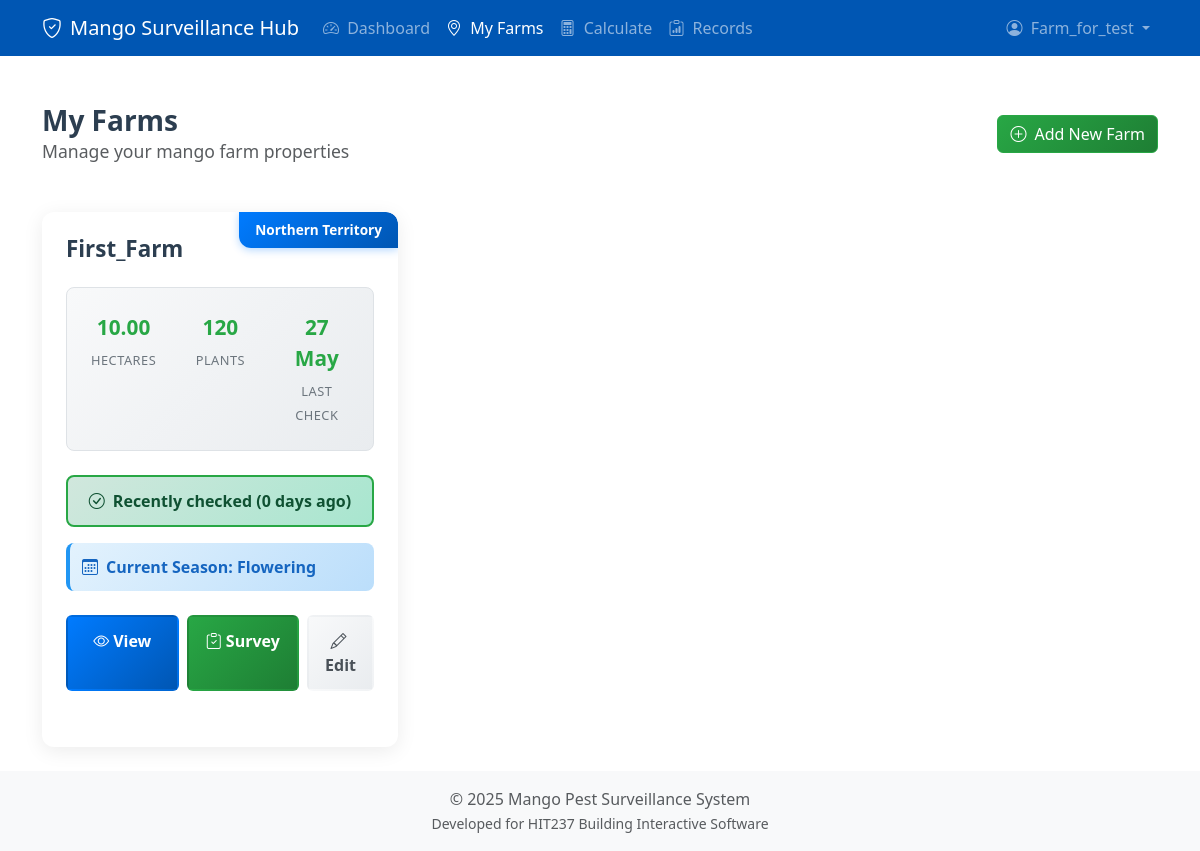
/myfarms/ (signed in), run on the app's committed database.
### core/models.py (models this page shows, shortened)
class Farm(models.Model):
    owner = models.ForeignKey(Grower, on_delete=models.CASCADE, related_name='farms', db_index=True)
    name = models.CharField(max_length=100, db_index=True)
    region = models.ForeignKey(Region, on_delete=models.SET_NULL, null=True, blank=True, related_name='farms')
    size_hectares = models.DecimalField(max_digits=10, decimal_places=2, null=True, blank=True)
    stocking_rate = models.IntegerField(null=True, blank=True)
    plant_type = models.ForeignKey(PlantType, on_delete=models.SET_NULL, null=True, blank=True, related_name='farms')
    geoscape_address_id = models.CharField(max_length=50, blank=True, null=True, unique=True, db_index=True)
    formatted_address = models.CharField(max_length=500, blank=True, null=True)
    boundary = models.JSONField(null=True, blank=True)
    class Meta:
        ordering = ['name']
        indexes = [
            models.Index(fields=['name']),
            models.Index(fields=['owner']),
            models.Index(fields=['plant_type']),
            models.Index(fields=['region']),
            models.Index(fields=['geoscape_address_id']),
        ]
    def total_plants(self):
        if self.size_hectares is None or self.stocking_rate is None:
            return None
        return int(float(self.size_hectares) * self.stocking_rate)
    def current_season(self):
        current_month = timezone.now().month
        season_map = {
            1: 'Wet', 2: 'Wet', 3: 'Wet',
            4: 'Flowering', 5: 'Flowering', 6: 'Flowering', 7: 'Flowering',
            8: 'Dry', 9: 'Dry', 10: 'Dry',
            11: 'Wet', 12: 'Wet'
        }
        return season_map.get(current_month, 'Unknown')
    def last_surveillance_date(self):
        latest = self.survey_sessions.filter(status='completed').order_by('-end_time').first()
        return latest.end_time if latest else None
    def days_since_last_surveillance(self):
        last_date = self.last_surveillance_date()
        if not last_date:
            return None
        if isinstance(last_date, datetime):
            last_date = last_date.date()
        today = timezone.now().date()
        return (today - last_date).days

class Region(models.Model):
    name = models.CharField(max_length=100, unique=True)
    climate_zone = models.CharField(max_length=50, blank=True, null=True)
    state_abbreviation = models.CharField(
        max_length=3,
        blank=True,
        null=True,
        help_text="State/Territory abbreviation (e.g., NT, QLD, WA)"
    )

class SurveySession(models.Model):
    farm = models.ForeignKey(Farm, on_delete=models.CASCADE, related_name='survey_sessions', db_index=True)
    surveyor = models.ForeignKey(User, on_delete=models.CASCADE, related_name='survey_sessions', db_index=True)
    start_time = models.DateTimeField(default=timezone.now, db_index=True)
    end_time = models.DateTimeField(null=True, blank=True)
    status = models.CharField(max_length=20, choices=SURVEY_STATUS_CHOICES, default='in_progress', db_index=True)
    target_plants_surveyed = models.PositiveIntegerField(null=True, blank=True)
    session_id = models.UUIDField(default=uuid.uuid4, editable=False, unique=True, db_index=True)
    objects = SurveySessionManager()
    class Meta:
        ordering = ['-start_time']
        verbose_name = "Survey Session"
        verbose_name_plural = "Survey Sessions"
        indexes = [
            models.Index(fields=['status']),
            models.Index(fields=['farm', 'status']),
            models.Index(fields=['surveyor', '-start_time']),
        ]

### core/views.py (the view)
# urls.py: path('myfarms/', views.home_view, name='myfarms'),
@login_required
def home_view(request):
    farms = get_user_farms(request.user)
    sorted_farms = sorted(farms, key=lambda f: (f.days_since_last_surveillance() is None, f.name))
    return render(request, 'core/home.html', {'farms': sorted_farms})

### core/services/farm_service.py (called while the page is built)
def get_user_farms(user: User) -> List[Farm]:
    try:
        grower = user.grower_profile
        return list(Farm.objects.filter(owner=grower).order_by('name'))
    except Grower.DoesNotExist:
        logger.warning(f"No grower profile found for user {user.username}")
        return []
    except Exception as e:
        logger.exception(f"Error retrieving farms for user {user.username}: {e}")
        return []

### core/templates/core/home.html (shortened to what this page needs)
{% extends 'core/base.html' %}
{% block content %}
<div class="d-flex justify-content-between align-items-center mb-4 page-header">
  <div>
    <h1 class="h3 mb-0">My Farms</h1>
    <p class="text-muted mb-0">Manage your mango farm properties</p>
  </div>
  <a href="{% url 'core:create_farm' %}" class="btn btn-success">
    <i class="bi bi-plus-circle me-2"></i>Add New Farm
  </a>
</div>
{% if farms %}
  <div class="row">
    {% for farm in farms %}
    <div class="col-lg-6 col-xl-4">
      <div class="card farm-card border-0">
        <div class="card-body">
          {% if farm.region.name %}
          <div class="region-badge">
            {{ farm.region.name }}
          </div>
          {% endif %}
          <h5 class="farm-card-title">{{ farm.name }}</h5>
          <div class="farm-stats">
            <div class="stat-item">
              <span class="stat-value">{{ farm.size_hectares|default:"?" }}</span>
              <span class="stat-label">Hectares</span>
            </div>
            <div class="stat-item">
              <span class="stat-value">{{ farm.total_plants|default:"?" }}</span>
              <span class="stat-label">Plants</span>
            </div>
            <div class="stat-item">
              {% with last_date=farm.last_surveillance_date %}
              <span class="stat-value">{{ last_date|date:"d M"|default:"Never" }}</span>
              <span class="stat-label">Last Check</span>
              {% endwith %}
            </div>
          </div>
          {% with days_since=farm.days_since_last_surveillance %}
          {% if days_since is None %}
          <div class="farm-status status-never">
            <i class="bi bi-exclamation-triangle me-2"></i>Never surveyed
          </div>
          {% elif days_since > 14 %}
          <div class="farm-status status-overdue">
            <i class="bi bi-exclamation-triangle me-2"></i>Due for surveillance ({{ days_since }} days ago)
          </div>
          {% elif days_since > 7 %}
          <div class="farm-status status-warning">
            <i class="bi bi-exclamation-circle me-2"></i>Check soon ({{ days_since }} days ago)
          </div>
          {% else %}
          <div class="farm-status status-good">
            <i class="bi bi-check-circle me-2"></i>Recently checked ({{ days_since }} days ago)
          </div>
          {% endif %}
          {% endwith %}
          {% with current_season=farm.current_season %}
          <div class="season-info">
            <p class="season-text mb-0">
              <i class="bi bi-calendar3 me-2"></i>Current Season: <strong>{{ current_season }}</strong>
            </p>
          </div>
          {% endwith %}
          <div class="farm-action-buttons">
            <a href="{% url 'core:farm_detail' farm.id %}" class="btn btn-primary">
              <i class="bi bi-eye me-1"></i>View
            </a>
            <a href="{% url 'core:start_survey_session' farm.id %}" class="btn btn-success">
              <i class="bi bi-clipboard-check me-1"></i>Survey
            </a>
            <a href="{% url 'core:edit_farm' farm.id %}" class="btn btn-light">
              <i class="bi bi-pencil me-1"></i>Edit
            </a>
          </div>
        </div>
      </div>
    </div>
    {% endfor %}
  </div>
{% endif %}
{% endblock %}

### core/templates/core/base.html (shortened to what this page needs)
<!DOCTYPE html>
<html lang="en">
<head>
    <link href="https://cdn.jsdelivr.net/npm/bootstrap@5.3.3/dist/css/bootstrap.min.css" rel="stylesheet">
    <link rel="stylesheet" href="https://cdn.jsdelivr.net/npm/bootstrap-icons@1.11.3/font/bootstrap-icons.min.css">
</head>
<body class="d-flex flex-column min-vh-100">
    <nav class="navbar navbar-expand-lg navbar-dark fixed-top" style="background-color: var(--primary-color);">
        <div class="container">
            <a class="navbar-brand d-flex align-items-center" href="{% url 'core:dashboard' %}">
                <i class="bi bi-shield-check me-2"></i>
                Mango Surveillance Hub
            </a>
            <div class="collapse navbar-collapse" id="navbarNav">
                {% if user.is_authenticated %}
                <ul class="navbar-nav me-auto mb-2 mb-lg-0">
                    <li class="nav-item">
                        <a class="nav-link {% if request.resolver_match.url_name == 'dashboard' %}active{% endif %}" href="{% url 'core:dashboard' %}">
                            <i class="bi bi-speedometer2 me-1"></i> Dashboard
                        </a>
                    </li>
                    <li class="nav-item">
                        <a class="nav-link {% if request.resolver_match.url_name == 'myfarms' %}active{% endif %}" href="{% url 'core:myfarms' %}">
                            <i class="bi bi-geo-alt me-1"></i> My Farms
                        </a>
                    </li>
                    <li class="nav-item">
                        <a class="nav-link {% if request.resolver_match.url_name == 'calculator' %}active{% endif %}" href="{% url 'core:calculator' %}">
                            <i class="bi bi-calculator me-1"></i> Calculate
                        </a>
                    </li>
                    <li class="nav-item">
                        <a class="nav-link {% if request.resolver_match.url_name == 'record_list' %}active{% endif %}" href="{% url 'core:record_list' %}">
                            <i class="bi bi-clipboard-data me-1"></i> Records
                        </a>
                    </li>
                </ul>
                <ul class="navbar-nav ms-auto mb-2 mb-lg-0">
                    <li class="nav-item dropdown">
                        <a class="nav-link dropdown-toggle" href="#" id="navbarDropdownAccount" role="button" data-bs-toggle="dropdown" aria-expanded="false">
                            <i class="bi bi-person-circle me-1"></i> {{ user.username }}
                        </a>
                    </li>
                </ul>
                {% endif %}
            </div>
        </div>
    </nav>
    <div class="container my-4">
        <main>
            {% block content %}
            {% endblock %}
        </main>
    </div>
    <footer class="mt-auto py-3 bg-light text-center">
        <div class="container">
            <span class="text-muted">© {% now "Y" %} Mango Pest Surveillance System</span><br>
            <small class="text-muted">Developed for HIT237 Building Interactive Software</small>
        </div>
    </footer>
</body>
</html>

### core/templates/core/base.html (style rules this page uses)
body { padding-top: 56px; }
:root { --primary-color: #0056b3; --secondary-color: #198754; --accent-color: #fd7e14; --light-bg: #f8f9fa; --card-border: #e9ecef; --card-shadow: 0 0.125rem 0.25rem rgba(0, 0, 0, 0.075); --card-shadow-hover: 0 0.5rem 1rem rgba(0, 0, 0, 0.15); }
.card { border-radius: 0.5rem; border: 1px solid var(--card-border); box-shadow: var(--card-shadow); overflow: hidden; }

### core/templates/core/home.html (style rules this page uses)
.farm-card { transition: all 0.3s ease; border-radius: 12px; overflow: hidden; border: 2px solid #e9ecef; box-shadow: 0 4px 20px rgba(0,0,0,0.08); margin-bottom: 2rem; height: 100%; background: #ffffff; }
.region-badge { position: absolute; top: 0; right: 0; background: linear-gradient(135deg, #007bff, #0056b3); color: white; padding: 8px 16px; border-radius: 0 12px 0 12px; font-weight: 600; font-size: 0.85rem; box-shadow: 0 2px 8px rgba(0,123,255,0.3); }
.farm-card .card-body { padding: 1.5rem; position: relative; }
.farm-card-title { font-size: 1.4rem; font-weight: 700; color: #2c3e50; margin-bottom: 1rem; padding-right: 2rem; }
.farm-stats { display: grid; grid-template-columns: repeat(3, 1fr); gap: 1rem; margin: 1.5rem 0; padding: 1rem; background: linear-gradient(135deg, #f8f9fa, #e9ecef); border-radius: 8px; border: 1px solid #dee2e6; }
.stat-item { text-align: center; padding: 0.5rem; }
.stat-value { font-size: 1.3rem; font-weight: 700; color: #28a745; display: block; margin-bottom: 0.25rem; }
.stat-label { font-size: 0.8rem; color: #6c757d; font-weight: 500; text-transform: uppercase; letter-spacing: 0.5px; }
.farm-status { margin: 1rem 0; padding: 0.75rem 1rem; border-radius: 8px; font-weight: 600; text-align: center; border: 2px solid transparent; }
.status-good { background: linear-gradient(135deg, #d1e7dd, #a8e6cf); color: #0f5132; border-color: #28a745; }
.season-info { padding: 0.75rem; background: linear-gradient(135deg, #e3f2fd, #bbdefb); border-radius: 8px; margin: 1rem 0; border-left: 4px solid #2196f3; }
.season-info .season-text { color: #1565c0; font-weight: 600; margin: 0; }
.farm-action-buttons { display: grid; grid-template-columns: 2fr 2fr 1fr; gap: 0.5rem; margin-top: 1.5rem; }
.farm-action-buttons .btn { font-weight: 600; border-radius: 6px; padding: 0.75rem 1rem; transition: all 0.2s ease; border: 2px solid transparent; }
.btn-primary { background: linear-gradient(135deg, #007bff, #0056b3); border-color: #007bff; }
.btn-success { background: linear-gradient(135deg, #28a745, #1e7e34); border-color: #28a745; }
.btn-light { background: linear-gradient(135deg, #f8f9fa, #e9ecef); color: #495057; border-color: #dee2e6; }
.page-header { margin-bottom: 2rem; padding: 1.5rem 0; }
.page-header h1 { color: #2c3e50; font-weight: 700; }
.page-header p { color: #6c757d; font-size: 1.1rem; }

### data on the page
Farm: region.name "Northern Territory", name "First_Farm", size_hectares "10.00", total_plants "120", last_surveillance_date "27 May", days_since_last_surveillance "0", current_season "Flowering"

### other printed values
{{ user.username }} "Farm_for_test"
